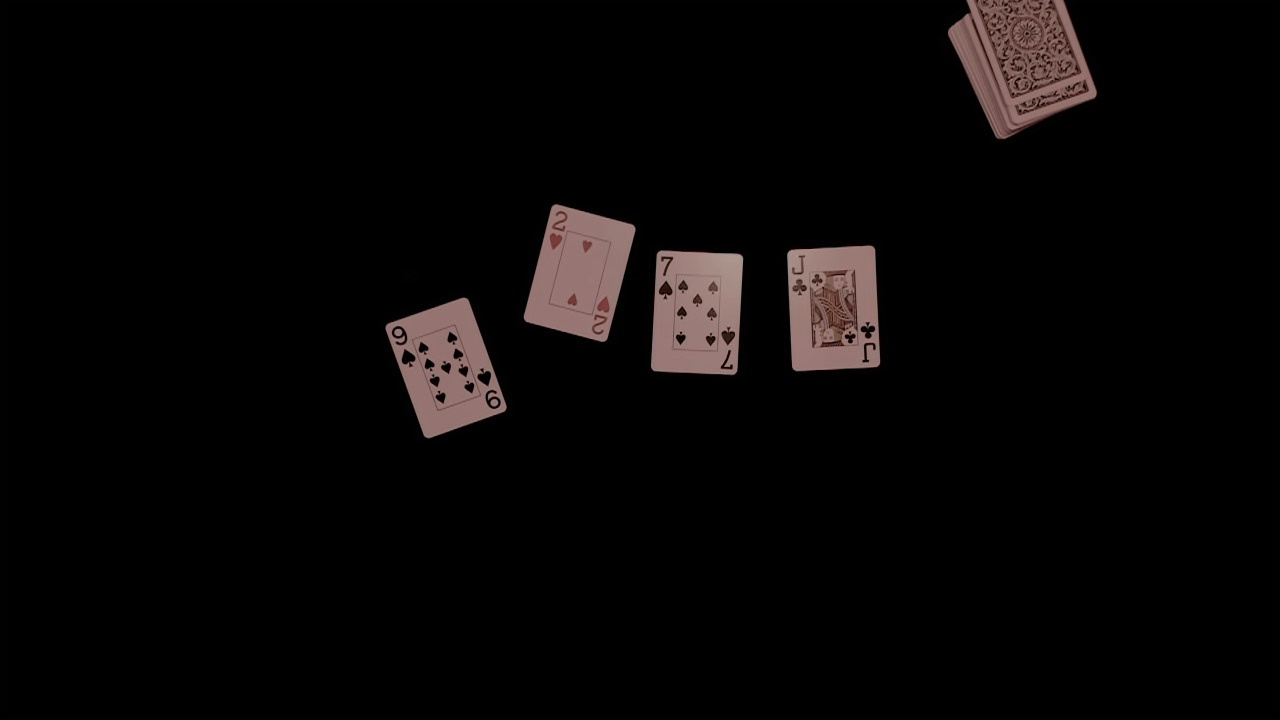
#> input picture test_frames/frame2.jpg, 1280 x 720 px
$ python t2.py
#> lines starting #> are read from the running program, lines starting #| are printed output that depends on the picture; after the words box and inside, x2 and y2 are one past the last pixel; in counts of white or black regions, pixels touching at a corner belong together
#> in main, img is the input picture: shape (720, 1280, 3); mean B, G, R 6.2, 6.4, 8.3
#!/usr/bin/env python3
# pip_counter_from_frame.py
# Detect cards, warp, and count center pips (no corners) + safe side-by-side viz

import cv2
import numpy as np
from typing import Tuple, List

# --- Tunables ---
WARP_SIZE: Tuple[int, int] = (400, 560)   # (w,h) portrait
CENTER_CROP_FRAC = 0.12                   # crop % from each side before counting
AREA_MIN, AREA_MAX = 700, 9000   # was 1200, 8000
INK_FRAC_FACE_GUARD = 0.22                # ink coverage threshold => face/unknown
SHOW_WARPS = True
IMAGE_PATH = "test_frames/frame2.jpg"


def _order_quad(pts: np.ndarray) -> np.ndarray:
    """Return TL, TR, BR, BL ordering for 4 points."""
    pts = pts.reshape(-1, 2)
    s = pts.sum(axis=1)
    d = np.diff(pts, axis=1).ravel()
    tl = pts[np.argmin(s)]
    br = pts[np.argmax(s)]
    tr = pts[np.argmin(d)]
    bl = pts[np.argmax(d)]
    return np.array([tl, tr, br, bl], dtype=np.float32)


def warp_card(bgr: np.ndarray, cnt: np.ndarray, out_wh=WARP_SIZE) -> np.ndarray:
    """Perspective-warp a card contour to a portrait canvas."""
    rect = cv2.minAreaRect(cnt)
    box = cv2.boxPoints(rect).astype(np.float32)
    ow, oh = out_wh
    w_side, h_side = rect[1]
    if w_side > h_side:  # enforce portrait
        ow, oh = oh, ow
    M = cv2.getPerspectiveTransform(_order_quad(box),
                                    np.array([[0, 0], [ow - 1, 0], [ow - 1, oh - 1], [0, oh - 1]], np.float32))
    return cv2.warpPerspective(bgr, M, (ow, oh))


def _central_crop(gray: np.ndarray, frac: float = CENTER_CROP_FRAC) -> np.ndarray:
    """Center crop a grayscale image by fractional margins."""
    h, w = gray.shape
    x0, x1 = int(w * frac), int(w * (1 - frac))
    y0, y1 = int(h * frac), int(h * (1 - frac))
    return gray[y0:y1, x0:x1]


def count_pips_center(
    gray,
    center_crop_frac: float = 0.12,     # include enough margin to keep outer pips
    area_min: int = 350,                # permissive lower bound (was higher)
    area_max: int = 15000,              # allow big pips in close warps
    close_k: int = 3,
    open_k: int = 2,
    dilate_k: int = 2,                  # gentle reconnect
    circ_min: float = 0.35,             # 4πA/P^2  (0..1); borders/art are usually <0.2
    circ_max: float = 0.88,             # avoid huge thick blobs
    min_center_gap_frac: float = 0.55   # de-dup: centers closer than ~0.55*avg(min(w,h)) merge
) -> int | None:
    """
    Count suit pips using only the center of a warped card (no corners).
    Returns 2..10 for number cards; None for face/unknown/ambiguous.
    Expects a grayscale warp ~400x560 (portrait).
    """
    import cv2, numpy as np, math

    H, W = gray.shape
    x0, x1 = int(W * center_crop_frac), int(W * (1 - center_crop_frac))
    y0, y1 = int(H * center_crop_frac), int(H * (1 - center_crop_frac))
    roi = gray[y0:y1, x0:x1]

    # Threshold ink
    roi_blur = cv2.GaussianBlur(roi, (5, 5), 0)
    _, binv = cv2.threshold(roi_blur, 0, 255, cv2.THRESH_BINARY_INV + cv2.THRESH_OTSU)

    # Morphology
    k_close = cv2.getStructuringElement(cv2.MORPH_ELLIPSE, (close_k, close_k))
    k_open  = cv2.getStructuringElement(cv2.MORPH_ELLIPSE, (open_k, open_k))
    mask = cv2.morphologyEx(binv, cv2.MORPH_CLOSE, k_close, iterations=1)
    mask = cv2.morphologyEx(mask,  cv2.MORPH_OPEN,  k_open,  iterations=1)
    if dilate_k > 0:
        mask = cv2.dilate(mask, cv2.getStructuringElement(cv2.MORPH_ELLIPSE, (dilate_k, dilate_k)), iterations=1)

    cnts, _ = cv2.findContours(mask, cv2.RETR_EXTERNAL, cv2.CHAIN_APPROX_SIMPLE)

    # --- first pass: geometry & shape filters ---
    candidates = []
    roi_h, roi_w = mask.shape
    for c in cnts:
        a = cv2.contourArea(c)
        if a < area_min or a > area_max:
            continue

        x, y, w, h = cv2.boundingRect(c)

        # 1) Edge reject: touching ROI border? drop it (likely inner border/partial)
        if x <= 0 or y <= 0 or (x + w) >= roi_w - 1 or (y + h) >= roi_h - 1:
            continue

        # 2) Aspect & solidity (compact blobs)
        ar = (w / float(h)) if h else 0.0
        if not (0.5 <= ar <= 1.8):
            continue
        hull = cv2.convexHull(c)
        solidity = a / (cv2.contourArea(hull) + 1e-6)
        if solidity < 0.75:
            continue

        # 3) Circularity (filters thin borders/art fragments)
        p = cv2.arcLength(c, True)
        circ = (4.0 * math.pi * a) / (p * p + 1e-6)
        if not (circ_min <= circ <= circ_max):
            continue

        # Keep with centroid & a "scale" (min side of bbox) for de-dup step
        M = cv2.moments(c)
        cx = (M["m10"] / (M["m00"] + 1e-6))
        cy = (M["m01"] / (M["m00"] + 1e-6))
        candidates.append({"c": c, "area": a, "cx": cx, "cy": cy, "scale": min(w, h)})

    if not candidates:
        return None

    # --- de-dup: merge blobs with very close centers (split pips) ---
    candidates.sort(key=lambda d: d["area"], reverse=True)
    taken = []
    for d in candidates:
        too_close = False
        for k in taken:
            # scale-aware threshold
            gap_thresh = min(d["scale"], k["scale"]) * min_center_gap_frac
            if (abs(d["cx"] - k["cx"])**2 + abs(d["cy"] - k["cy"])**2) ** 0.5 < gap_thresh:
                too_close = True
                break
        if not too_close:
            taken.append(d)

    n = len(taken)

    # Final sanity: total pip ink coverage should be moderate
    total_ink = sum(d["area"] for d in taken) / float(roi_w * roi_h)
    if 2 <= n <= 10 and 0.015 <= total_ink <= 0.25:
        return n

    return None


def find_card_contours(bgr: np.ndarray) -> List[np.ndarray]:
    """Find likely card contours on a dark background."""
    gray = cv2.cvtColor(bgr, cv2.COLOR_BGR2GRAY)
    norm = cv2.normalize(gray, None, 0, 255, cv2.NORM_MINMAX)
    _, th = cv2.threshold(norm, 0, 255, cv2.THRESH_BINARY + cv2.THRESH_OTSU)
#> th: shape (720, 1280); 5.6% white; 16 white regions (9 under 20 px), largest, box (x1, y1, x2, y2) and area: (948, 0, 1097, 139) 12239, (524, 204, 636, 342) 10488, (787, 246, 880, 371) 9867

    k = cv2.getStructuringElement(cv2.MORPH_RECT, (5, 5))
    th = cv2.morphologyEx(th, cv2.MORPH_CLOSE, k, iterations=1)
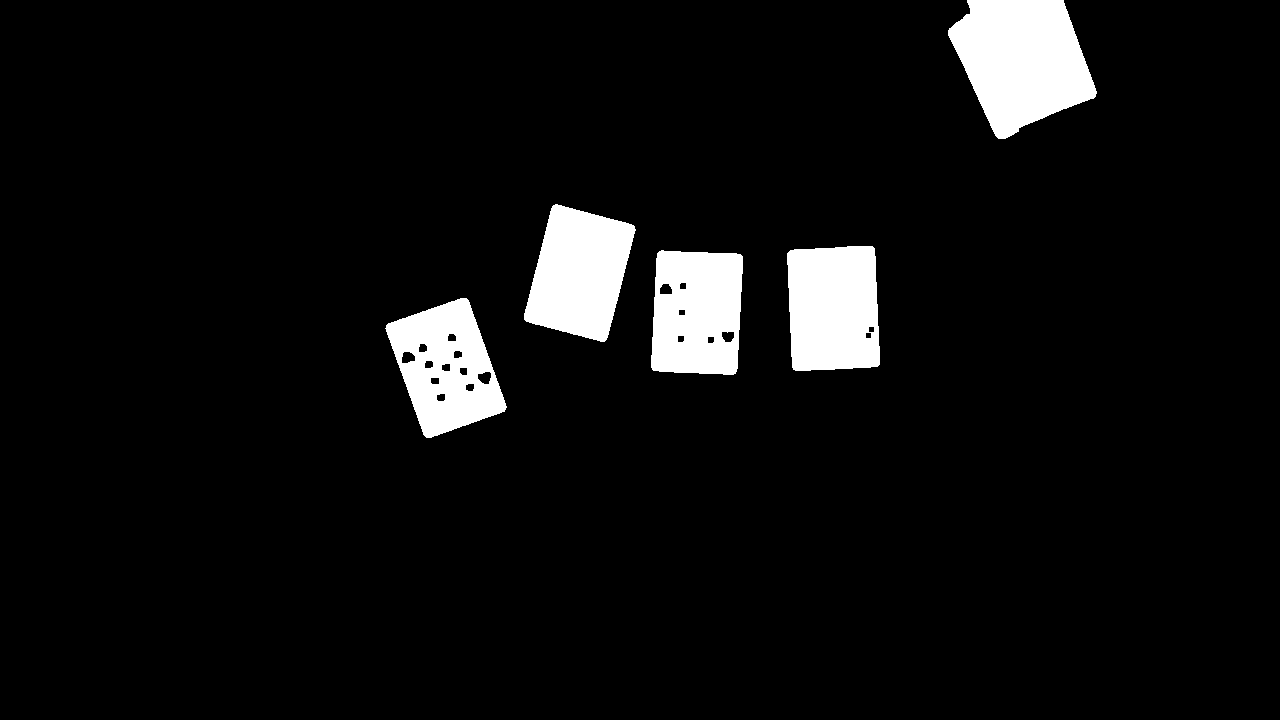
#> th: shape (720, 1280); 6% white; 5 white regions, box (x1, y1, x2, y2) and area: (948, 0, 1097, 139) 13994, (787, 246, 880, 371) 10681, (524, 204, 636, 342) 10534, (651, 250, 743, 375) 10146, (385, 298, 507, 438) 10002
    th = cv2.morphologyEx(th, cv2.MORPH_OPEN,  k, iterations=1)
#> th: shape (720, 1280); 6% white; 5 white regions

    cnts, _ = cv2.findContours(th, cv2.RETR_EXTERNAL, cv2.CHAIN_APPROX_SIMPLE)
#> cnts = 5 contours; box (x1, y1, x2, y2) and area: (948, 0, 1096, 139) 13772, (787, 246, 880, 371) 10528, (386, 298, 506, 438) 10336, (524, 205, 635, 342) 10333, (651, 251, 743, 375) 10280

    cards = []
    H, W = gray.shape
#> H = 720; W = 1280
    frame_area = H * W
#> frame_area = 921600
    for c in cnts:
        area = cv2.contourArea(c)
        if area < 0.002 * frame_area or area > 0.30 * frame_area:
            continue
        rect = cv2.minAreaRect(c)
        w, h = rect[1]
        if min(w, h) < 40:
            continue
        hull = cv2.convexHull(c)
        solidity = area / (cv2.contourArea(hull) + 1e-6)
        if solidity < 0.9:
            continue
        cards.append(c)
#> this loop made 5 passes
#> (area, rect, w, h, solidity) on passes 1 to 5: (10336.5, ((445.6, 367.2), (88.06, 122.2), -19.73), 88.06, 122.2, 0.969), (10279.5, ((696.6, 312.1), (122, 86.68), -87.06), 122, 86.68, 0.984), (10527.5, ((833.1, 307.8), (88.36, 122.3), -2.54), 88.36, 122.3, 0.984), (10333, ((579.1, 272.6), (122.1, 86.97), -75.65), 122.1, 86.97, 0.983), (13771.5, ((1021.6, 52.84), (119.2, 141.4), -24.44), 119.2, 141.4, 0.964)
#> after the loop, cards has the same summary as cnts
    return cards


def main():
    img = cv2.imread(IMAGE_PATH)
    if img is None:
        raise FileNotFoundError(IMAGE_PATH)

    display = img.copy()
    contours = find_card_contours(img)
#> contours has the same summary as cnts in find_card_contours

    results = []
    for i, c in enumerate(contours):
        warp = warp_card(img, c, out_wh=WARP_SIZE)
        gray = cv2.cvtColor(warp, cv2.COLOR_BGR2GRAY)
        n = count_pips_center(gray)
        results.append(n)

        # Draw result on original frame
        rect = cv2.minAreaRect(c)
        box = cv2.boxPoints(rect).astype(int)
        cv2.drawContours(display, [box], -1, (0, 255, 0), 2)
        label = f"{n if n is not None else 'face/unk'}"
        cx, cy = np.mean(box[:, 0]), np.mean(box[:, 1])
        cv2.putText(display, label, (int(cx) - 20, int(cy)),
                    cv2.FONT_HERSHEY_SIMPLEX, 0.8, (0, 255, 0), 2, cv2.LINE_AA)

        if SHOW_WARPS:
            # Build a same-size mask visualization and hstack safely
            roi = _central_crop(gray, frac=CENTER_CROP_FRAC)
            _, m = cv2.threshold(roi, 0, 255, cv2.THRESH_BINARY_INV + cv2.THRESH_OTSU)
            k_close = cv2.getStructuringElement(cv2.MORPH_ELLIPSE, (3,3))
            k_open  = cv2.getStructuringElement(cv2.MORPH_ELLIPSE, (2,2))
            m = cv2.morphologyEx(m, cv2.MORPH_CLOSE, k_close, iterations=1)
            m = cv2.morphologyEx(m, cv2.MORPH_OPEN,  k_open,  iterations=1)
            m = cv2.dilate(m, cv2.getStructuringElement(cv2.MORPH_ELLIPSE, (2,2)), iterations=1)


            # Resize mask to warp's height/width before concatenation
            vis_h, vis_w = warp.shape[:2]
            m_resized = cv2.resize(m, (vis_w, vis_h), interpolation=cv2.INTER_NEAREST)
            m_bgr = cv2.cvtColor(m_resized, cv2.COLOR_GRAY2BGR)

            panel = np.hstack([warp, m_bgr])
            cv2.imshow(f"warp_{i} (pips={label})", panel)
            cv2.waitKey(0)
            cv2.destroyWindow(f"warp_{i} (pips={label})")
#> this loop made 5 passes
#> (rect, ow in warp_card, oh in warp_card, w_side in warp_card, h_side in warp_card) on passes 1 to 4: (((445.6, 367.2), (88.06, 122.2), -19.73), 400, 560, 88.06, 122.2), (((696.6, 312.1), (122, 86.68), -87.06), 560, 400, 122, 86.68), (((833.1, 307.8), (88.36, 122.3), -2.54), 400, 560, 88.36, 122.3), (((579.1, 272.6), (122.1, 86.97), -75.65), 560, 400, 122.1, 86.97)
#> pass 1, in count_pips_center, `roi = gray[y0:y1, x0:x1]`:
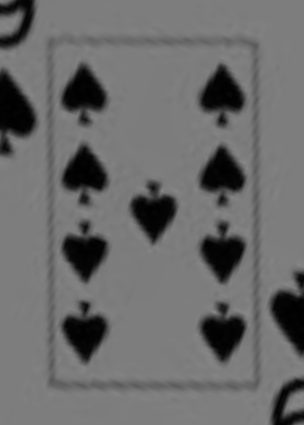
#> roi: shape (425, 304); min 0, max 138, mean 106.3
#> after the loop:
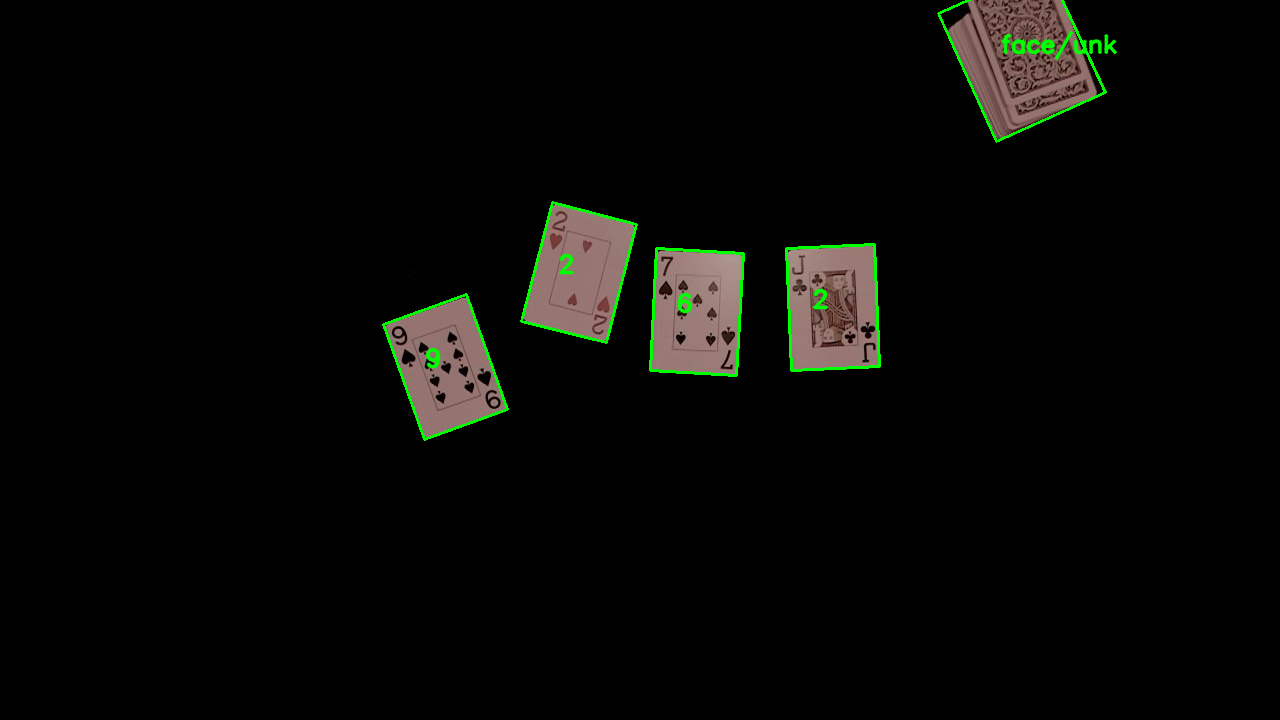
#> display: shape (720, 1280, 3); 0.89% of pixels changed, all inside (x1, y1, x2, y2) = (382, 0, 1118, 441)
#> after the loop:
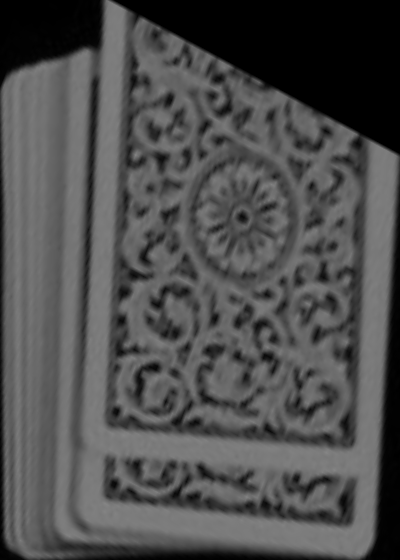
#> gray: shape (560, 400); min 0, max 133, mean 78
#> after the loop: m: shape (425, 304); 35% white; 68 white regions (4 under 20 px), largest, box (x1, y1, x2, y2) and area: (59, 0, 304, 383) 9376, (158, 0, 304, 76) 5726, (142, 69, 251, 222) 3383
#> after the loop:
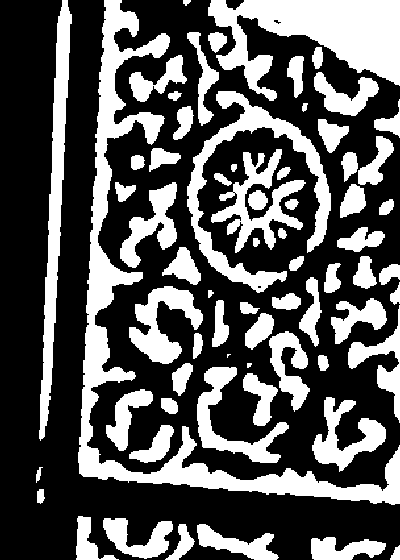
#> m_resized: shape (560, 400); 34.9% white; 68 white regions (1 under 20 px), largest, box (x1, y1, x2, y2) and area: (78, 0, 400, 505) 16265, (208, 0, 400, 101) 9985, (187, 91, 331, 293) 5877
#> after the loop:
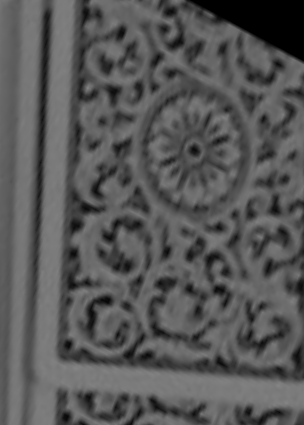
#> roi: shape (425, 304); min 0, max 133, mean 87
#> after the loop:
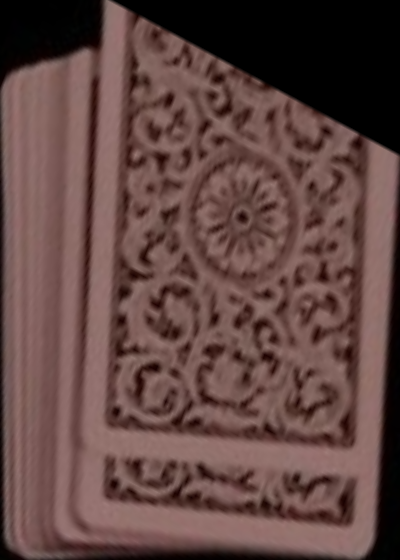
#> warp: shape (560, 400, 3); mean B, G, R 66.8, 70.4, 97
#> after the loop, results = 5 items

    print("Detected pip counts (per detected card):", results)
#| Detected pip counts (per detected card): [9, 6, 2, 2, None]

    cv2.imshow("frame with counts", display)
    cv2.waitKey(0)
    cv2.destroyAllWindows()


if __name__ == "__main__":
    main()
